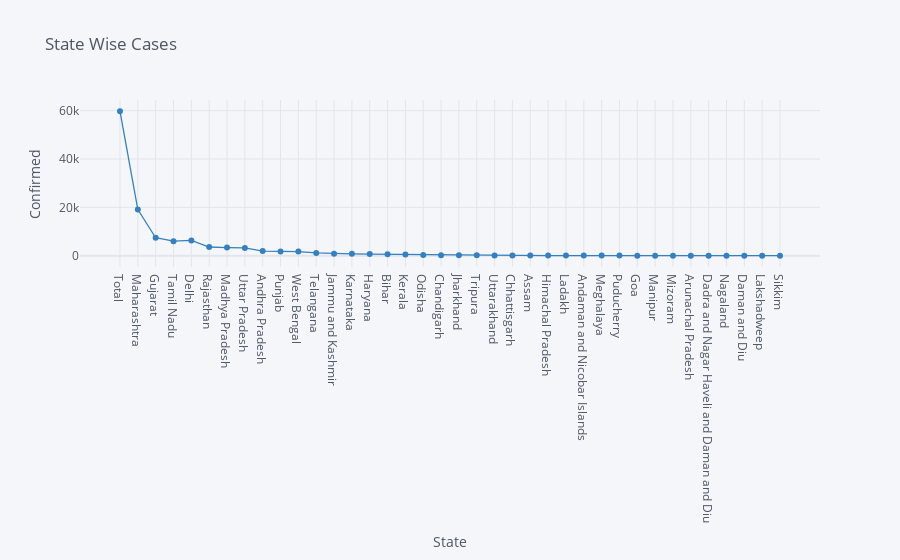

Notebook code cell kept with this figure:
### Markdown cell above
#  Confirmed Cases as per State

### Code cell
df.iplot(kind="scatter",x="State",y="Confirmed",mode='markers+lines',title="State Wise Cases",xTitle="State",yTitle="Confirmed",colors='blue',size=0)

### Figure 1 — Plotly figure (JSON) as saved in the notebook; plotly's stock layout.template omitted (floating-point values rounded to 4 significant figures)
{"data": [{"line": {"color": "rgba(55, 128, 191, 1.0)", "dash": "solid", "shape": "linear", "width": 1.3}, "marker": {"size": 0, "symbol": "circle"}, "mode": "markers+lines", "name": "Confirmed", "text": "", "type": "scatter", "x": ["Total", "Maharashtra", "Gujarat", "Tamil Nadu", "Delhi", "Rajasthan", "Madhya Pradesh", "Uttar Pradesh", "Andhra Pradesh", "Punjab", "West Bengal", "Telangana", "Jammu and Kashmir", "Karnataka", "Haryana", "Bihar", "Kerala", "Odisha", "Chandigarh", "Jharkhand", "Tripura", "Uttarakhand", "Chhattisgarh", "Assam", "Himachal Pradesh", "Ladakh", "Andaman and Nicobar Islands", "Meghalaya", "Puducherry", "Goa", "Manipur", "Mizoram", "Arunachal Pradesh", "Dadra and Nagar Haveli and Daman and Diu", "Nagaland", "Daman and Diu", "Lakshadweep", "Sikkim"], "y": [59713, 19063, 7403, 6009, 6318, 3579, 3341, 3214, 1887, 1731, 1678, 1132, 823, 753, 647, 579, 504, 287, 146, 155, 118, 63, 59, 60, 50, 42, 33, 12, 15, 7, 2, 1, 1, 1, 0, 0, 0, 0]}], "layout": {"legend": {"bgcolor": "#F5F6F9", "font": {"color": "#4D5663"}}, "paper_bgcolor": "#F5F6F9", "plot_bgcolor": "#F5F6F9", "title": {"font": {"color": "#4D5663"}, "text": "State Wise Cases"}, "xaxis": {"gridcolor": "#E1E5ED", "showgrid": true, "tickfont": {"color": "#4D5663"}, "title": {"font": {"color": "#4D5663"}, "text": "State"}, "zerolinecolor": "#E1E5ED"}, "yaxis": {"gridcolor": "#E1E5ED", "showgrid": true, "tickfont": {"color": "#4D5663"}, "title": {"font": {"color": "#4D5663"}, "text": "Confirmed"}, "zerolinecolor": "#E1E5ED"}}}
